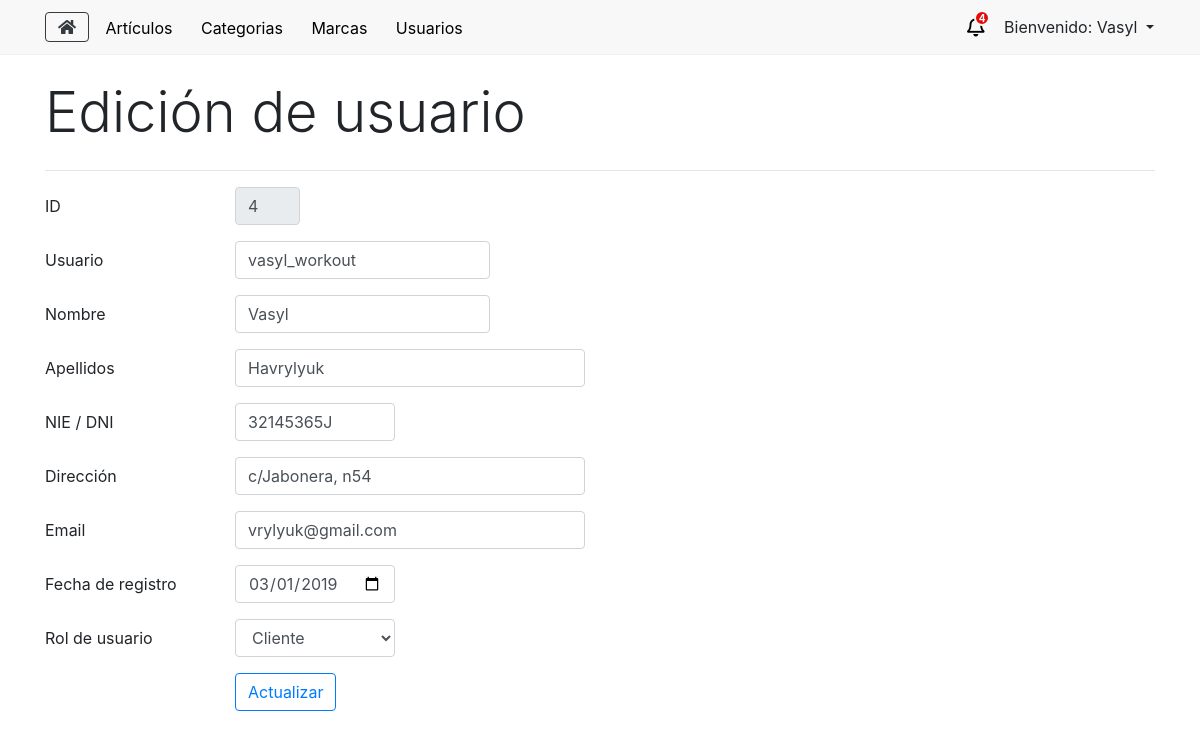
The app's page /usuarios/editar/4 (signed in) with its own data.
### tables this page shows
CREATE TABLE `eusuario` (
  `k` int(11) NOT NULL,
  `sUser` varchar(255) NOT NULL,
  `sNombre` varchar(255) NOT NULL,
  `sApellido` varchar(255) NOT NULL,
  `sDni` varchar(255) NOT NULL,
  `sDireccion` varchar(255) NOT NULL,
  `sEmail` varchar(255) NOT NULL,
  `dFechaRegistro` date NOT NULL,
  `bAdministrador` tinyint(4) NOT NULL DEFAULT '0',
  `sPassword` varchar(255) NOT NULL,
  `bStatus` tinyint(4) NOT NULL
);

### application/libraries/Layouts.php (called while the page is built, shortened)
<?php
class Layouts {
    private $CI = null;
    function __construct() {
        $this->CI =& get_instance();
    }
    public function view($data = array()) {
        if (!empty($data)) {
            $vista = $this->CI->load->view($data['vista'], $data['params'], TRUE);
            $this->CI->load->view('layouts/'.$data['layout'], array(
                'contenido' => $vista,
                'titulo' => $data['titulo'],
                'style' => $data['style'],
                'js' => $data['js'],
                'numPedidos' => $this->CI->BackModel->numPedidos()
            ));
        }
    }
}

### application/controllers/AdminController.php (called while the page is built, shortened)
<?php
class AdminController extends CI_Controller {
    public function editarUsuario() {
        $id = $this->uri->segment(3);
        $data = array(
            'detalles' => $this->BackModel->getDetallesUsuario($id)[0]
        );
        $vista = array(
            'vista'     => 'admin/view_editarUsuario',
            'params'    =>  $data,
            'layout'    => 'ly_admin',
            'titulo'    => 'Edición de usuario',
            'style'     => '',
            'js'        => 'usuarios'
        );
        $this->layouts->view($vista);
    }
}

### index.php (called while the page is built, shortened)
<?php
require_once BASEPATH.'core/CodeIgniter.php';

### application/models/BackModel.php (called while the page is built, shortened)
<?php
class BackModel extends CI_Model {
    private $con = null;
    public function __construct() {
        try {
            $this->con = $this->load->database('default', true);
        } catch(PDOException $e) {
            die($e->getMessage());
        }
    }
    public function getDetallesUsuario($id) {
        $id = sanear($id);
        $sql = "SELECT * FROM eUsuario WHERE k = ?";
        $query = $this->con->query($sql, array($id));
        $rs = $query->result_array();
        return $rs;
    }
}

### application/helpers/utils_helper.php (called while the page is built, shortened)
<?php
function sanear($dato) {
    return htmlspecialchars($dato, ENT_QUOTES, "UTF-8");
}

### application/views/admin/view_editarUsuario.php (the view, shortened to what this page needs)
<form action="<?php echo base_url().'usuarios/actualizar/'.$detalles['k']; ?>" method="post">
    <div class="form-group row">
        <label for="id" class="col-sm-2 col-form-label">ID</label>
        <div class="col-sm-1">
            <input type="text" readonly value="<?php echo $detalles['k']; ?>" name="id" class="form-control" id="id">
        </div>
    </div>
    <div class="form-group row">
        <label for="usuario" class="col-sm-2 col-form-label">Usuario</label>
        <div class="col-sm-3">
            <input type="text" value="<?php echo $detalles['sUser']; ?>" name="usuario" class="form-control" id="usuario">
        </div>
    </div>
    <div class="form-group row">
        <label for="nombre" class="col-sm-2 col-form-label">Nombre</label>
        <div class="col-sm-3">
            <input type="text" value="<?php echo $detalles['sNombre']; ?>" name="nombre" class="form-control" id="nombre">
        </div>
    </div>
    <div class="form-group row">
        <label for="apellido" class="col-sm-2 col-form-label">Apellidos</label>
        <div class="col-sm-4">
            <input type="text" value="<?php echo $detalles['sApellido']; ?>" name="apellido" class="form-control" id="apellido">
        </div>
    </div>
    <div class="form-group row">
        <label for="dni" class="col-sm-2 col-form-label">NIE / DNI</label>
        <div class="col-sm-2">
            <input type="text" value="<?php echo $detalles['sDni']; ?>" name="dni" class="form-control" id="dni">
        </div>
    </div>
    <div class="form-group row">
        <label for="direccion" class="col-sm-2 col-form-label">Dirección</label>
        <div class="col-sm-4">
            <input type="text" value="<?php echo $detalles['sDireccion']; ?>" name="direccion" class="form-control" id="direccion">
        </div>
    </div>
    <div class="form-group row">
        <label for="email" class="col-sm-2 col-form-label">Email</label>
        <div class="col-sm-4">
            <input type="email" value="<?php echo $detalles['sEmail']; ?>" name="email" class="form-control" id="email">
        </div>
    </div>
    <div class="form-group row">
        <label for="registro" class="col-sm-2 col-form-label">Fecha de registro</label>
        <div class="col-sm-2">
            <input type="date" value="<?php echo $detalles['dFechaRegistro']; ?>" name="registro" class="form-control" id="registro">
        </div>
    </div>
    <div class="form-group row">
        <label for="rol" class="col-sm-2 col-form-label">Rol de usuario</label>
        <div class="col-sm-2">
            <select name="rol" id="rol" class="form-control">
                <?php
                    if ($detalles['bAdministrador']) {
                        echo "<option value='1' selected='selected'>Administrador</option>";
                        echo "<option value='0'>Cliente</option>";
                    } else {
                        echo "<option value='0' selected='selected'>Cliente</option>";
                    }
                ?>
            </select>
        </div>
    </div>
    <div class="form-group row">
        <div class="col-sm-10 offset-sm-2">
            <button type="submit" class="btn btn-outline-primary">Actualizar</button>
        </div>
    </div>
</form>

### records on screen
eusuario: id "4", usuario "vasyl_workout", nombre "Vasyl", apellido "Havrylyuk", dni "32145365J", direccion "c/Jabonera, n54", email "vrylyuk@gmail.com", registro "03/01/2019", rol "Cliente"

### other values on screen
$numPedidos "4"
$nombreAdmin "Vasyl"
$titulo "Edición de usuario"
